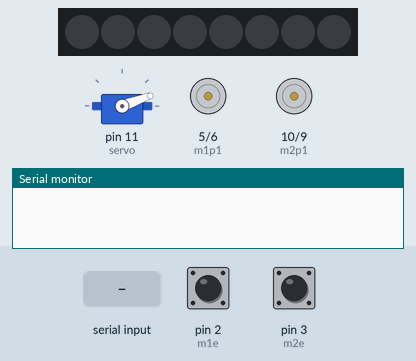
A sketch run on a simulated Arduino Uno, built with avr-gcc and run on an emulated ATmega328P. On the bench: servo, 8 RGB LEDs in strip order, left to right, motor-driver pin pairs drawn as motors (green arrow = first pin HIGH = forward, orange = second pin HIGH = backward, longer = more drive), the last lines printed to the serial monitor. Inputs (shaded band) come from the test bench; at power-on: pin 2 (m1e) HIGH, pin 3 (m2e) HIGH.

Above: at 1.2 s.
1.3 s: byte 27 (0x1B) received over Serial
At 2.4 s:
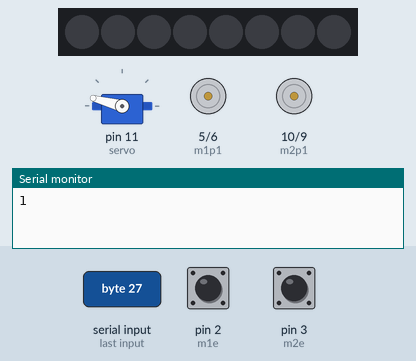
2.8 s: byte 28 (0x1C) received over Serial
At 4.1 s:
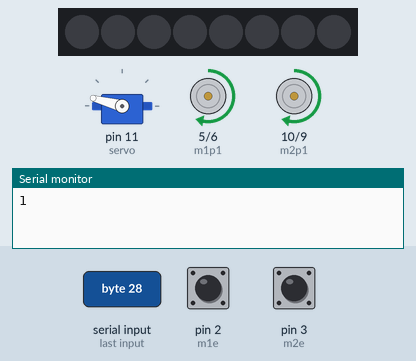
4.4 s: byte 31 (0x1F) received over Serial
At 5.5 s:
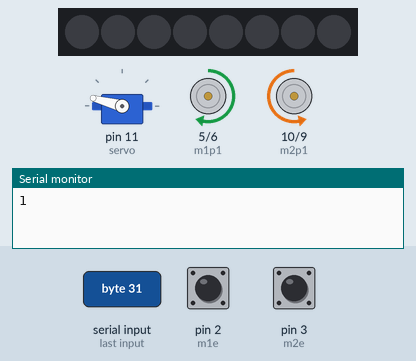
6.0 s: byte 30 (0x1E) received over Serial
At 6.6 s:
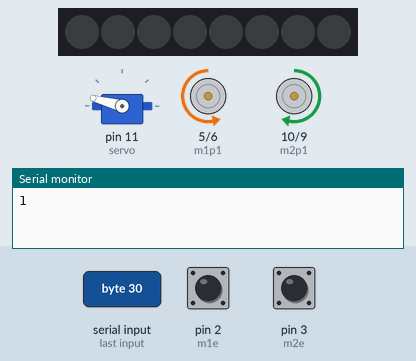
7.6 s: byte 29 (0x1D) received over Serial
At 8.9 s:
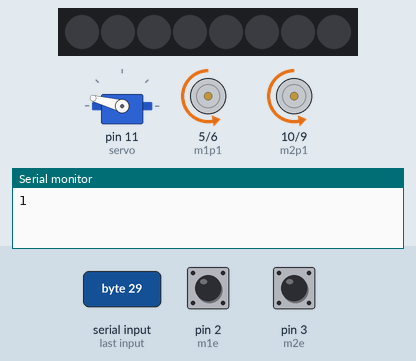
9.2 s: "90,45\n" received over Serial
At 9.7 s:
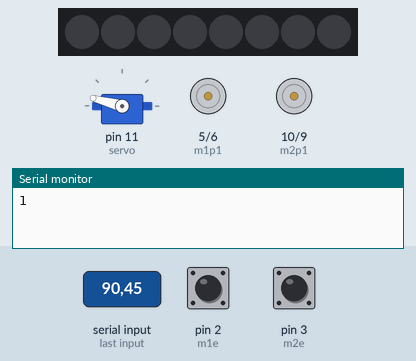
Timing chart, 0 to 11.7 s (numbered marks = the images above; inputs shaded):
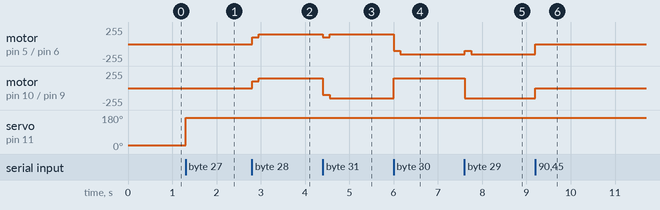

The sketch:

robot_6.ino
```cpp
#include "ServoTimer2.h"
#include <SoftwareSerial.h>
#include "pins.h"
#include "Adafruit_TCS34725.h"
#include <Adafruit_NeoPixel.h>

#define BASE_PWM 60
#define TICKS_FORWARD 42
#define TICKS_ROTATE_90 13
#define LOCK_TIME 500
#define PWM_MAX_ADJ 30
#define PWM_ADJ_KP 10
#define BASETIME 200
#define PWM_BASE_STUCK 8
#define STARTUP_TICKS 2
#define PWM_STARTUP_BOOST 150
#define PWM_STARTUP 100
#define STARTUP_BOOST_TIME 150
#define ENCODER_PPR 20

Adafruit_TCS34725 tcs = Adafruit_TCS34725(TCS34725_INTEGRATIONTIME_614MS, TCS34725_GAIN_1X);
Adafruit_NeoPixel pixels(8, 13, NEO_GRB + NEO_KHZ800);
ServoTimer2 myservo;

volatile byte m1e_count = 0;
volatile byte m2e_count = 0;
volatile unsigned long m1e_last = 0;
volatile unsigned long m2e_last = 0;


int base = 0;
int dj = 0;
unsigned int m1e_total_count = 0;
unsigned int m2e_total_count = 0;
unsigned long timeold = 0;

// 0 is forward
// 10 is rotate 90
int mstate = 00;
unsigned long mstate_timer = 0;

int movement_type = 0;
float pose[3] = { 0 };
unsigned long pose_time = 0;

void m1e_i() {
  m1e_count++;
  m1e_last = millis();
}

void m2e_i() {
  m2e_count++;
  m2e_last = millis();
}

void setLock() {
  analogWrite(m1p1, 255);
  analogWrite(m1p2, 255);
  analogWrite(m2p1, 255);
  analogWrite(m2p2, 255);
}

void setVelocity(int motor1, int motor2) {
  motor1 = constrain(motor1, -255, 255);
  motor2 = constrain(motor2, -255, 255);
  if (motor1 == 0) {
    analogWrite(m1p1, 0);
    analogWrite(m1p2, 0);
  } else if (motor1 > 0) {
    analogWrite(m1p1, motor1);
    analogWrite(m1p2, 0);
  } else if (motor1 < 0) {
    analogWrite(m1p1, 0);
    analogWrite(m1p2, -motor1);
  }

  if (motor2 == 0) {
    analogWrite(m2p1, 0);
    analogWrite(m2p2, 0);
  } else if (motor2 > 0) {
    analogWrite(m2p1, motor2);
    analogWrite(m2p2, 0);
  } else if (motor2 < 0) {
    analogWrite(m2p1, 0);
    analogWrite(m2p2, -motor2);
  }
}

void resetGpio() {
  pixels.clear();
  pixels.show();
  setVelocity(0, 0);
  myservo.write(2250);
}


void openServo() {
  myservo.write(2250);
}

void closeServo() {
  myservo.write(750);
}

void mt_setVelocity(int motor1, int motor2) {
  if (movement_type == 0) {
    setVelocity(motor1, motor2);
  } else if (movement_type == 1) {
    setVelocity(motor1, -motor2);
  } else if (movement_type == 2) {
    setVelocity(-motor1, motor2);
  } else if (movement_type == 3) {
    setVelocity(-motor1, -motor2);
  }
}


void mstate_reset() {
  mstate = 0;
  mstate_timer = millis();
  m1e_total_count = 0;
  m2e_total_count = 0;
  m1e_count = 0;
  m2e_count = 0;

  base = 0;
  dj = 0;
  setVelocity(0, 0);
}

void mstate_start(int movetype) {
  mstate = 1;
  mstate_timer = millis();
  m1e_total_count = 0;
  m2e_total_count = 0;
  m1e_count = 0;
  m2e_count = 0;

  base = 0;
  dj = 0;
  //Serial.println("0-1");

  movement_type = movetype;
  mt_setVelocity(PWM_STARTUP, PWM_STARTUP);
}

void cmdTreatment(byte cmd) {
  if (cmd == 0x1C) {
    mstate_start(0);
  } else if (cmd == 0x1F) {
    mstate_start(1);
  } else if (cmd == 0x1E) {
    mstate_start(2);
  } else if (cmd == 0x1D) {
    mstate_start(3);
  } else {
    mstate_reset();

    if (cmd == 0x1B) {
      openServo();
      Serial.write('1');
    } else if (cmd == 0x1A) {
      closeServo();
      Serial.write('1');
    } else if ((cmd & 0x1F) == 0x1C) {
      for (int i = 0; i < 8; i++) {
        pixels.setPixelColor(i, pixels.Color((cmd & 0x80) ? 255 : 0, (cmd & 0x40) ? 255 : 0, (cmd & 0x20) ? 255 : 0));
        pixels.show();  // Send the updated pixel colors to the hardware
      }
      Serial.write('1');
    } else if (cmd == 0b11100000) {

      uint16_t r, g, b, c, colorTemp, lux;
      colorTemp = colorTemp;
      lux = lux;
      tcs.getRawData(&r, &g, &b, &c);

      if ((r > 150) && (g > 150) && (b > 150)) {
        Serial.write('0');
      } else if ((r > 150) && (g > 150)) {
        Serial.write('3');
      } else if (r > 150) {
        Serial.write('1');
      } else if (g > 150) {
        Serial.write('2');
      } else if (b > 150) {
        Serial.write('4');
      }
    } else if (cmd == 0b11100001) {
      // TODO read battery
      Serial.write('4');
    } else if (cmd == 0b00000000) {
      for (int j = 0; j < 3; j++) {
        char teste[11] = { 0 };

        Serial.write('1');
        while (Serial.available() != 10) {}
        for (int i = 0; i < 10; i++) {
          while (!Serial.available()) {}
          teste[i] = Serial.read();
        }
        pose[j] = atof(teste);
      }
      Serial.write('1');
    }
  }
    return;
  }

  void disable_encoder_interrupts() {
    detachInterrupt(digitalPinToInterrupt(m1e));
    detachInterrupt(digitalPinToInterrupt(m2e));
  }
  void enable_encoder_interrupts() {
    attachInterrupt(digitalPinToInterrupt(m1e), m1e_i, FALLING);
    attachInterrupt(digitalPinToInterrupt(m2e), m2e_i, FALLING);
  }

  void setup() {
    Serial.begin(9600);

    pinMode(m1p1, OUTPUT);
    pinMode(m1p2, OUTPUT);
    pinMode(m2p1, OUTPUT);
    pinMode(m2p2, OUTPUT);
    myservo.attach(servo);
    pixels.begin();


    pinMode(m1e, INPUT_PULLUP);
    pinMode(m2e, INPUT_PULLUP);
    enable_encoder_interrupts();
    resetGpio();
  }


  void loop() {
    setVelocity(0, 0);
    closeServo();

    while (1) {
      if (Serial.available()) {
        char cmd = Serial.read();
        cmdTreatment(cmd);
        //Serial.write(resp);
      }

      switch (mstate) {
        case 0:
          break;

        case 1:
          if ((m1e_count >= STARTUP_TICKS) && (m2e_count >= STARTUP_TICKS)) {
            timeold = millis();
            m1e_count = 0;
            m2e_count = 0;

            mt_setVelocity(BASE_PWM, BASE_PWM);

            //Serial.println("1-2");
            mstate = 2;
            mstate_timer = millis();
          } else if (millis() - mstate_timer > STARTUP_BOOST_TIME) {
            int m1 = (m1e_count >= STARTUP_TICKS) ? BASE_PWM : PWM_STARTUP_BOOST;
            int m2 = (m2e_count >= STARTUP_TICKS) ? BASE_PWM : PWM_STARTUP_BOOST;
            mt_setVelocity(m1, m2);
          }
          break;

        case 2:
          if ((((m1e_total_count + m1e_count + m2e_total_count + m2e_count) >= TICKS_FORWARD) && ((movement_type == 0) || movement_type == 3))
              || ((max(m1e_total_count + m1e_count, m2e_total_count + m2e_count) >= 7) && ((movement_type == 1) || (movement_type == 2))))

          {

            //if (max(m1e_total_count + m1e_count, m2e_total_count + m2e_count) >= 15) {
            mstate = 3;
            mstate_timer = millis();
            setLock();
            //setVelocity(0, 0);
            //Serial.println("2-3");

          } else {
            disable_encoder_interrupts();

            if ((millis() - m1e_last > BASETIME) || (millis() - m2e_last > BASETIME)) {
              base += PWM_BASE_STUCK * max((millis() - m1e_last) / BASETIME, (millis() - m2e_last) / BASETIME);
            }

            base = constrain(base, 0, 255);

            m1e_total_count += m1e_count;
            m2e_total_count += m2e_count;

            dj = (m2e_total_count - m1e_total_count) * PWM_ADJ_KP;
            dj = constrain(dj, -PWM_MAX_ADJ, PWM_MAX_ADJ);

            if (dj > 0) {
              mt_setVelocity(base + BASE_PWM + dj, base + BASE_PWM);
            } else {
              mt_setVelocity(base + BASE_PWM, base + BASE_PWM + dj);
            }

            m1e_count = 0;
            m2e_count = 0;

            enable_encoder_interrupts();
          }
          break;

        case 3:
          if (millis() - mstate_timer > LOCK_TIME) {
            mstate = 0;
            mstate_timer = millis();
            mt_setVelocity(0, 0);
            Serial.write('1');
            //Serial.println("3-0");
          }
          break;
      }
    }
  }
```

pins.h
```cpp
#define servo 11

#define m1p1 5
#define m1p2 6
#define m2p1 10
#define m2p2 9

#define m1e 2
#define m2e 3
```

Measured:
- after the input at 1.3 s, servo on pin 11 (servo): 20° → 165° at once
- after the input at 2.8 s, motor on pin 5 (m1p1) / pin 6 (m1p2), motor on pin 10 (m2p1) / pin 9 (m2p2): stopped → forward 100/255 at once, → forward 150/255 0.15 s later
- after the input at 4.4 s, motor on pin 5 (m1p1) / pin 6 (m1p2): forward 150/255 → forward 100/255 at once, → forward 150/255 0.15 s later; motor on pin 10 (m2p1) / pin 9 (m2p2): forward 150/255 → backward 100/255 at once, → backward 150/255 0.15 s later
- after the input at 6.0 s, motor on pin 5 (m1p1) / pin 6 (m1p2): forward 150/255 → backward 100/255 at once, → backward 150/255 0.15 s later; motor on pin 10 (m2p1) / pin 9 (m2p2): backward 150/255 → forward 150/255 at once
- after the input at 7.6 s, motor on pin 5 (m1p1) / pin 6 (m1p2): backward 150/255 → backward 100/255 at once, → backward 150/255 0.15 s later; motor on pin 10 (m2p1) / pin 9 (m2p2): forward 150/255 → backward 150/255 at once
- after the input at 9.2 s, motor on pin 5 (m1p1) / pin 6 (m1p2), motor on pin 10 (m2p1) / pin 9 (m2p2): backward 150/255 → stopped at once
